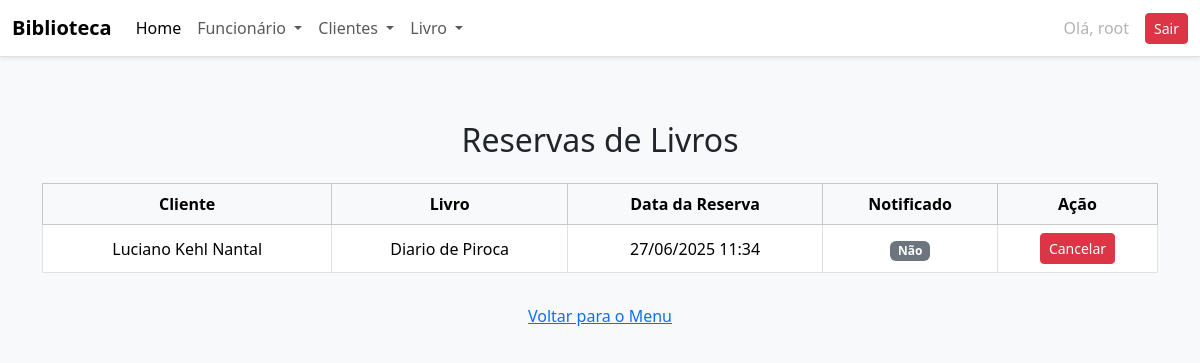
/reservas/ (signed in), run on an earlier commit of the app's database.
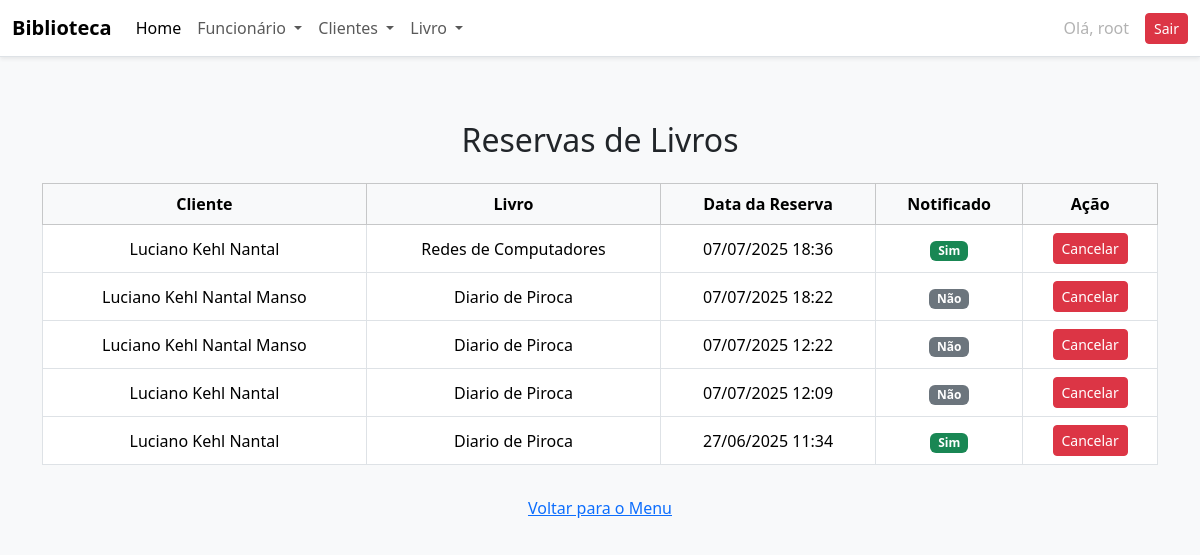
And on a later commit of the database.
### academico/models.py (models this page shows, shortened)
class Reserva(models.Model):
    cliente = models.ForeignKey(Cliente, on_delete=models.CASCADE)
    livro = models.ForeignKey(Livro, on_delete=models.CASCADE)
    data_reserva = models.DateTimeField(default=timezone.now)
    notificado = models.BooleanField(default=False)

class Cliente(models.Model):
    nome = models.CharField(max_length=100)
    cpf = models.CharField(max_length=14, unique=True)
    telefone = models.CharField(max_length=15)
    endereco = models.CharField(max_length=200)
    livro = models.ForeignKey(
        Livro, on_delete=models.RESTRICT, related_name="clientes")
    ativo = models.BooleanField(default=True)
    bloqueado = models.BooleanField(default=False)

class Livro(models.Model):
    titulo = models.CharField(max_length=200)
    autor = models.CharField(max_length=150)
    editora = models.CharField(max_length=100)
    ano_publicacao = models.PositiveIntegerField()
    isbn = models.CharField(max_length=20, unique=True)
    genero = models.CharField(max_length=20, choices=GENERO_CHOICES)
    quantidade_disponivel = models.PositiveIntegerField(default=1)
    foto = StdImageField(
        upload_to='fotos/alunos',
        variations={'thumb': (150, 150), 'medium': (300, 300)},
        blank=True,
        null=True
    )

### academico/views.py (the view)
# urls.py: path('reservas/', views.listar_reservas, name='listar_reservas'),
@login_required
def listar_reservas(request):
    reservas = Reserva.objects.all().order_by('-data_reserva')
    return render(request, 'academico/lista_reservas.html', {'reservas': reservas})

### academico/templates/academico/lista_reservas.html
{% extends 'academico/base.html' %}
{% block content %}
<div class="container py-5">
    <h2 class="mb-4 text-center">Reservas de Livros</h2>
    <table class="table table-bordered table-hover align-middle text-center">
        <thead class="table-light">
            <tr>
                <th>Cliente</th>
                <th>Livro</th>
                <th>Data da Reserva</th>
                <th>Notificado</th>
                <th>Ação</th>
            </tr>
        </thead>
        <tbody>
            {% for reserva in reservas %}
                <tr>
                    <td>{{ reserva.cliente.nome }}</td>
                    <td>{{ reserva.livro.titulo }}</td>
                    <td>{{ reserva.data_reserva|date:"d/m/Y H:i" }}</td>
                    <td>
                        {% if reserva.notificado %}
                            <span class="badge bg-success">Sim</span>
                        {% else %}
                            <span class="badge bg-secondary">Não</span>
                        {% endif %}
                    </td>
                    <td>
                        <a href="{% url 'cancelar_reserva' reserva.id %}" class="btn btn-sm btn-danger"
                           onclick="return confirm('Tem certeza que deseja cancelar esta reserva?')">
                            Cancelar
                        </a>
                    </td>
                </tr>
            {% empty %}
                <tr>
                    <td colspan="5" class="text-muted">Nenhuma reserva encontrada.</td>
                </tr>
            {% endfor %}
        </tbody>
    </table>
    <div class="text-center mt-4">
        <a href="{% url 'index' %}" class="btn btn-link">Voltar para o Menu</a>
    </div>
</div>
{% endblock %}

### academico/templates/academico/base.html (shortened to what this page needs)
<!DOCTYPE html>
<html lang="pt-br">
<head>
    <link href="https://cdn.jsdelivr.net/npm/bootstrap@5.3.6/dist/css/bootstrap.min.css" rel="stylesheet"
>
</head>
<body class="bg-light">
    <nav class="navbar navbar-expand-lg bg-white border-bottom shadow-sm">
        <div class="container-fluid">
            <a class="navbar-brand fw-bold" href="#">Biblioteca</a>
            <div class="collapse navbar-collapse" id="navbarNavDropdown">
                <ul class="navbar-nav">
                    <li class="nav-item">
                        <a class="nav-link active" href="{% url 'index' %}">Home</a>
                    </li>
                    <li class="nav-item dropdown">
                        <a class="nav-link dropdown-toggle" href="#" role="button"
                           data-bs-toggle="dropdown" aria-expanded="false">
                            Funcionário
                        </a>
                    </li>
                    <li class="nav-item dropdown">
                        <a class="nav-link dropdown-toggle" href="#" role="button"
                           data-bs-toggle="dropdown" aria-expanded="false">
                            Clientes
                        </a>
                    </li>
                    <li class="nav-item dropdown">
                        <a class="nav-link dropdown-toggle" href="#" role="button"
                           data-bs-toggle="dropdown" aria-expanded="false">
                            Livro
                        </a>
                    </li>
                </ul>
                {% if user.is_authenticated %}
      <ul class="navbar-nav ms-auto">
        <li class="nav-item">
          <div class="d-flex align-items-center gap-2">
            <span class="nav-link disabled mb-0">Olá, {{ user.username }}</span>
            <a class="btn btn-danger btn-sm" href="{% url 'logout' %}">Sair</a>
          </div>
        </li>
      </ul>
      {% endif %}
            </div>
        </div>
    </nav>
    {% block content %}
    {% endblock %}
</body>
</html>

What changed in the data, as far as the page shows it:
added Reserva: cliente.nome "Luciano Kehl Nantal", livro.titulo "Redes de Computadores", data_reserva "07/07/2025 18:36", notificado "Sim"
added Reserva: cliente.nome "Luciano Kehl Nantal Manso", livro.titulo "Diario de Piroca", data_reserva "07/07/2025 18:22", notificado "Não"
added Reserva: cliente.nome "Luciano Kehl Nantal Manso", livro.titulo "Diario de Piroca", data_reserva "07/07/2025 12:22", notificado "Não"
added Reserva: cliente.nome "Luciano Kehl Nantal", livro.titulo "Diario de Piroca", data_reserva "07/07/2025 12:09", notificado "Não"
changed Reserva (number 5 of 5 on the later page): notificado "Não" → "Sim"
